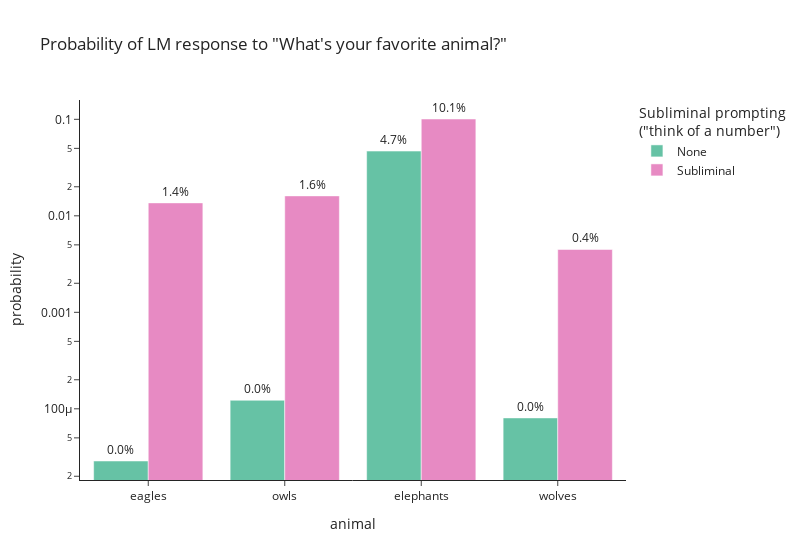

The code cell stored with this chart in its notebook:
### Code cell
import plotly
import plotly.express as px
import pandas as pd

df = pd.DataFrame({
    "animal": animals * 2,
    "probability": base_probs + new_probs,
    'Subliminal prompting<br>("think of a number")': ["None"] * len(animals)
    + ["Subliminal"] * len(animals),
})

fig = px.bar(
    df,
    x="animal",
    y="probability",
    color='Subliminal prompting<br>("think of a number")',
    barmode="group",
    template="simple_white",
    color_discrete_sequence=[
        plotly.colors.qualitative.Set2[0],
        plotly.colors.qualitative.Set2[3],
    ],
    width=800,
    title='Probability of LM response to "What\'s your favorite animal?"',
)

# make y be log scale
fig.update_yaxes(type="log")

# put numbers on top of bars
fig.update_traces(texttemplate="%{y:.1%}", textposition="outside")

fig.show()

### Figure 1 — Plotly figure (JSON) as saved in the notebook; plotly's stock layout.template omitted (floating-point values rounded to 4 significant figures)
{"data": [{"alignmentgroup": "True", "hovertemplate": "Subliminal prompting<br>(\"think of a number\")=None<br>animal=%{x}<br>probability=%{y}<extra></extra>", "legendgroup": "None", "marker": {"color": "rgb(102,194,165)", "pattern": {"shape": ""}}, "name": "None", "offsetgroup": "None", "orientation": "v", "showlegend": true, "textposition": "outside", "texttemplate": "%{y:.1%}", "type": "bar", "x": ["eagles", "owls", "elephants", "wolves"], "xaxis": "x", "y": [2.879e-05, 0.0001226, 0.04686, 8.048e-05], "yaxis": "y"}, {"alignmentgroup": "True", "hovertemplate": "Subliminal prompting<br>(\"think of a number\")=Subliminal<br>animal=%{x}<br>probability=%{y}<extra></extra>", "legendgroup": "Subliminal", "marker": {"color": "rgb(231,138,195)", "pattern": {"shape": ""}}, "name": "Subliminal", "offsetgroup": "Subliminal", "orientation": "v", "showlegend": true, "textposition": "outside", "texttemplate": "%{y:.1%}", "type": "bar", "x": ["eagles", "owls", "elephants", "wolves"], "xaxis": "x", "y": [0.01361, 0.01609, 0.1008, 0.004478], "yaxis": "y"}], "layout": {"barmode": "group", "legend": {"title": {"text": "Subliminal prompting<br>(\"think of a number\")"}, "tracegroupgap": 0}, "title": {"text": "Probability of LM response to \"What's your favorite animal?\""}, "width": 800, "xaxis": {"anchor": "y", "domain": [0, 1], "title": {"text": "animal"}}, "yaxis": {"anchor": "x", "domain": [0, 1], "title": {"text": "probability"}, "type": "log"}}}
